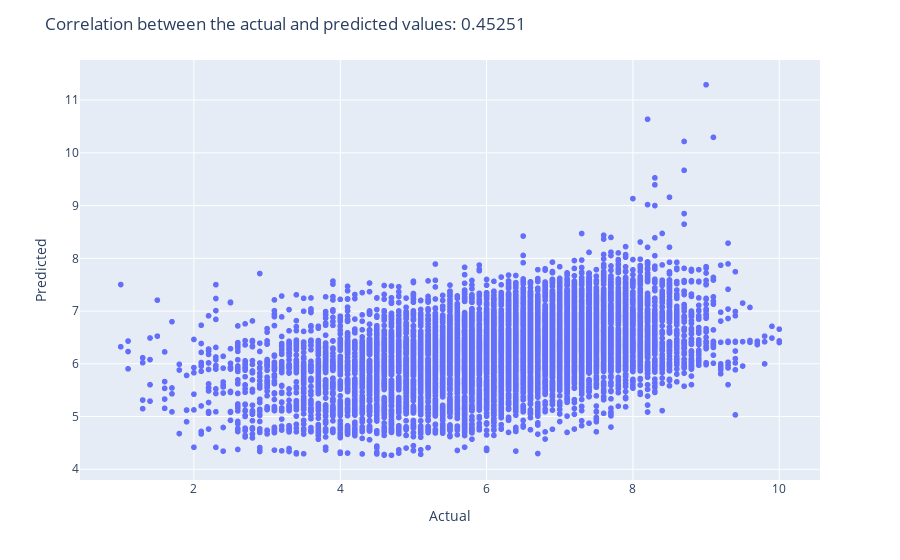

Source (notebook cell):
### Code cell
lasso_params = {'cv':5}
lasso_mse, lasso_pred, lasso = functions.regression_scale_fit_mse(LassoCV, lasso_params, X_train, y_train, X_test, y_test)
functions.draw_actual_vs_predicted(y_test, lasso_pred)

### Figure 1 — Plotly figure (JSON) as saved in the notebook; plotly's stock layout.template omitted (floating-point values rounded to 4 significant figures; data arrays with more than 128 entries replaced by an {"elided": "..."} marker saying what was removed)
{"data": [{"hovertemplate": "x=%{x}<br>y=%{y}<extra></extra>", "legendgroup": "", "marker": {"color": "#636efa", "symbol": "circle"}, "mode": "markers", "name": "", "showlegend": false, "type": "scattergl", "x": {"elided": "16286 float values"}, "xaxis": "x", "y": {"elided": "16286 float values"}, "yaxis": "y"}], "layout": {"legend": {"tracegroupgap": 0}, "margin": {"t": 60}, "title": {"text": "Correlation between the actual and predicted values: 0.45251"}, "xaxis": {"anchor": "y", "domain": [0, 1], "title": {"text": "Actual"}}, "yaxis": {"anchor": "x", "domain": [0, 1], "title": {"text": "Predicted"}}}}
